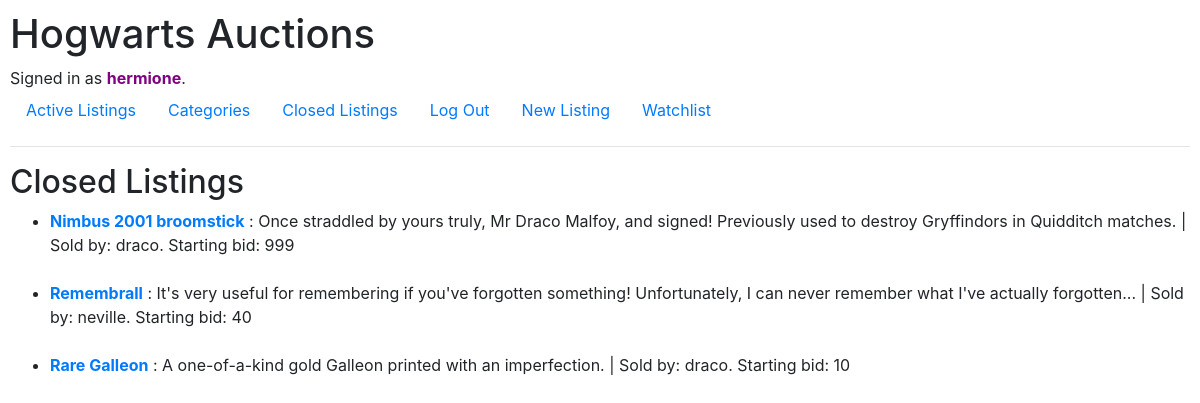
The app's page /index2 (signed in) with its own data.
### auctions/models.py (models this page shows)
class User(AbstractUser):
    watchlist = models.ManyToManyField("Listing", blank=True, related_name="watchlist") #contains Listing objects

class Listing(models.Model): #AUCTION LISTINGS
    owner = models.ForeignKey(User, on_delete=models.CASCADE, related_name="listing_owner")
    title = models.CharField(max_length=64)
    desc = models.CharField(max_length=255)
    startbid = models.IntegerField()
    image = models.CharField(max_length=300, null=True, blank=True) #null=True(image NOT required, can be left blank)
    active = models.BooleanField(default=True)
    winner = models.ForeignKey(User, on_delete=models.CASCADE, related_name="winner", blank=True, default=None, null=True)
    LIST_CATS = [
        ('BOOKS', 'Books'),
        ('BROOMS', 'Brooms'),
        ('DARK MAGIC', 'Dark Magic'),
        ('ENCHANTED ITEMS', 'Enchanted Items'),
        ('MISC.', 'Misc.'),
        ('POTIONS', 'Potions'),
        ('TOYS', 'Toys'),
        ('WANDS', 'Wands'),
    ]
    category = models.CharField(choices=LIST_CATS, blank=True, null=True, max_length=200)
    bigbid = models.IntegerField(null=True)

### auctions/views.py (the view)
# urls.py: path("index2", views.index2, name="index2"), ########
def index2(request, message=None):
    return render(request, "auctions/index2.html", {
        "listings": Listing.objects.all()
    })

### auctions/templates/auctions/index2.html (shortened to what this page needs)
{% extends "auctions/layout.html" %}
{% block body %}
    <h2>Closed Listings</h2>
    <ul>
      {% for listing in listings %}
        {% if listing.active == False %}
          <li>
            <a href="{% url 'listing' listing.id %}"><b>{{ listing.title }}</b></a>
            : {{ listing.desc }} | Sold by: {{ listing.owner }}. Starting bid: {{ listing.startbid }}
          </li>
          <br>
        {% endif %}
      {% endfor %}
    </ul>
{% endblock %}

### auctions/templates/auctions/layout.html (shortened to what this page needs)
{% load static %}
<!DOCTYPE html>
<html lang="en">
    <head>
        <link href="{% static 'auctions/styles.css' %}" rel="stylesheet">
        <link rel="stylesheet" href="https://stackpath.bootstrapcdn.com/bootstrap/4.4.1/css/bootstrap.min.css">
    </head>
    <body>
        <h1>Hogwarts Auctions</h1>
        <div>
            {% if user.is_authenticated %}
                Signed in as <span style="color: purple; font-weight: bold">{{ user.username }}</span>.
            {% else %}
                <span style="font-style: italic; color: grey">Not signed in.</span>
            {% endif %}
        </div>
        <ul class="nav">
            <li class="nav-item">
                <a class="nav-link" href="{% url 'index' %}">Active Listings</a>
            </li>
            <li class="nav-item">
                <a class="nav-link" href="{% url 'cats' %}">Categories</a>
            </li>
            <li class="nav-item">
                <a class="nav-link" href="{% url 'index2' %}">Closed Listings</a>
            </li>
            {% if user.is_authenticated %}
                <li class="nav-item">
                    <a class="nav-link" href="{% url 'logout' %}">Log Out</a>
                </li>
                <li class="nav-item">
                  <a class="nav-link" href="{% url 'new' %}">New Listing</a>
                </li>
                <li class="nav-item">
                  <a class="nav-link" href="{% url 'watchlist' %}">Watchlist</a>
                </li>
            {% endif %}
        </ul>
        <hr>
        {% block body %}
        {% endblock %}
    </body>
</html>

### auctions/static/auctions/styles.css (style rules this page uses)
body { padding: 10px; }

### records on screen
User: username "hermione"
Listing: title "Nimbus 2001 broomstick", desc "Once straddled by yours truly, Mr Draco Malfoy, and signed! Previously used to destroy Gryffindors in Quidditch matches.", owner "draco", startbid "999"
Listing: title "Remembrall", desc "It's very useful for remembering if you've forgotten something! Unfortunately, I can never remember what I've actually forgotten...", owner "neville", startbid "40"
Listing: title "Rare Galleon", desc "A one-of-a-kind gold Galleon printed with an imperfection.", owner "draco", startbid "10"
